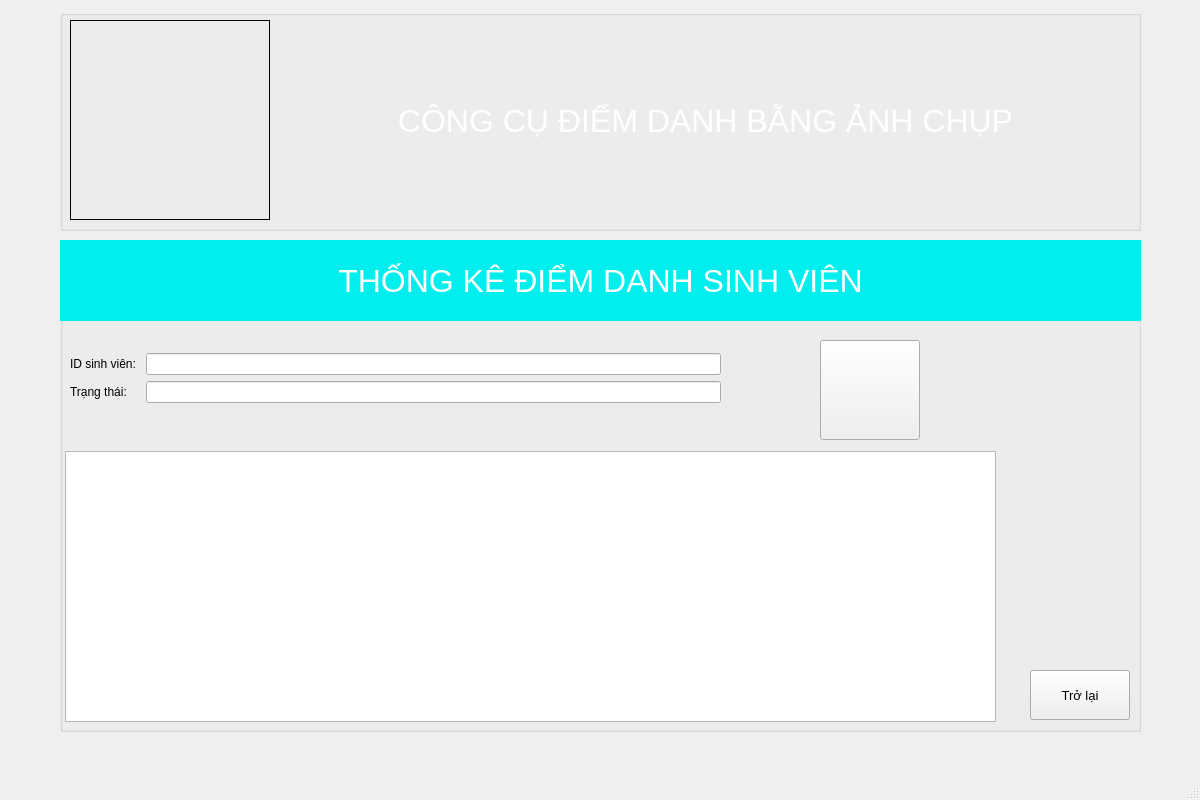
<?xml version="1.0" encoding="UTF-8"?>
<ui version="4.0">
 <class>MainWindow</class>
 <widget class="QMainWindow" name="MainWindow">
  <property name="geometry">
   <rect>
    <x>0</x>
    <y>0</y>
    <width>1200</width>
    <height>800</height>
   </rect>
  </property>
  <property name="windowTitle">
   <string>MainWindow</string>
  </property>
  <widget class="QWidget" name="centralwidget">
   <widget class="QGroupBox" name="groupBox_2">
    <property name="geometry">
     <rect>
      <x>60</x>
      <y>240</y>
      <width>1081</width>
      <height>492</height>
     </rect>
    </property>
    <property name="title">
     <string/>
    </property>
    <widget class="QLabel" name="label_3">
     <property name="geometry">
      <rect>
       <x>0</x>
       <y>0</y>
       <width>1081</width>
       <height>81</height>
      </rect>
     </property>
     <property name="font">
      <font>
       <family>MS Shell Dlg 2</family>
       <pointsize>24</pointsize>
       <weight>9</weight>
       <italic>false</italic>
       <bold>false</bold>
      </font>
     </property>
     <property name="layoutDirection">
      <enum>Qt::LeftToRight</enum>
     </property>
     <property name="styleSheet">
      <string notr="true">background-color: rgb(0, 238, 238);
font: 75 24pt &quot;MS Shell Dlg 2&quot;;
color: rgb(255, 255, 255);</string>
     </property>
     <property name="midLineWidth">
      <number>0</number>
     </property>
     <property name="text">
      <string>THỐNG KÊ ĐIỂM DANH SINH VIÊN</string>
     </property>
     <property name="alignment">
      <set>Qt::AlignCenter</set>
     </property>
    </widget>
    <widget class="QTableWidget" name="tblThongke">
     <property name="geometry">
      <rect>
       <x>5</x>
       <y>211</y>
       <width>931</width>
       <height>271</height>
      </rect>
     </property>
    </widget>
    <widget class="QWidget" name="formLayoutWidget">
     <property name="geometry">
      <rect>
       <x>10</x>
       <y>110</y>
       <width>651</width>
       <height>71</height>
      </rect>
     </property>
     <layout class="QFormLayout" name="formLayout">
      <property name="topMargin">
       <number>3</number>
      </property>
      <item row="0" column="0">
       <widget class="QLabel" name="lblNhapid">
        <property name="text">
         <string>ID sinh viên: </string>
        </property>
       </widget>
      </item>
      <item row="0" column="1">
       <widget class="QLineEdit" name="fiNhapid"/>
      </item>
      <item row="1" column="0">
       <widget class="QLabel" name="lblTrangthai">
        <property name="text">
         <string>Trạng thái: </string>
        </property>
       </widget>
      </item>
      <item row="1" column="1">
       <widget class="QLineEdit" name="fiTrangthai"/>
      </item>
     </layout>
    </widget>
    <widget class="QPushButton" name="btnThongke">
     <property name="geometry">
      <rect>
       <x>760</x>
       <y>100</y>
       <width>100</width>
       <height>100</height>
      </rect>
     </property>
     <property name="font">
      <font>
       <pointsize>10</pointsize>
       <weight>50</weight>
       <italic>false</italic>
       <bold>false</bold>
      </font>
     </property>
     <property name="styleSheet">
      <string notr="true">background-color: rgb(239, 239, 240);</string>
     </property>
     <property name="text">
      <string/>
     </property>
     <property name="icon">
      <iconset>
       <normaloff>C:/Users/Admin/Pictures/khuonmat/diagram_chart_report_statistics_analytics_growth_evolution_icon_261549.png</normaloff>C:/Users/Admin/Pictures/khuonmat/diagram_chart_report_statistics_analytics_growth_evolution_icon_261549.png</iconset>
     </property>
     <property name="iconSize">
      <size>
       <width>100</width>
       <height>100</height>
      </size>
     </property>
    </widget>
    <widget class="QPushButton" name="btnTrolai">
     <property name="geometry">
      <rect>
       <x>970</x>
       <y>430</y>
       <width>100</width>
       <height>50</height>
      </rect>
     </property>
     <property name="font">
      <font>
       <pointsize>10</pointsize>
      </font>
     </property>
     <property name="text">
      <string>Trở lại</string>
     </property>
    </widget>
   </widget>
   <widget class="QGroupBox" name="groupBox">
    <property name="geometry">
     <rect>
      <x>60</x>
      <y>10</y>
      <width>1081</width>
      <height>221</height>
     </rect>
    </property>
    <property name="title">
     <string/>
    </property>
    <widget class="QLabel" name="label">
     <property name="geometry">
      <rect>
       <x>10</x>
       <y>10</y>
       <width>200</width>
       <height>200</height>
      </rect>
     </property>
     <property name="frameShape">
      <enum>QFrame::Box</enum>
     </property>
     <property name="text">
      <string/>
     </property>
     <property name="pixmap">
      <pixmap>C:/Users/Admin/Pictures/khuonmat/mnt-design-logo-giao-duc-1130x570.jpg</pixmap>
     </property>
     <property name="scaledContents">
      <bool>true</bool>
     </property>
     <property name="alignment">
      <set>Qt::AlignCenter</set>
     </property>
    </widget>
    <widget class="QLabel" name="label_2">
     <property name="geometry">
      <rect>
       <x>220</x>
       <y>10</y>
       <width>851</width>
       <height>201</height>
      </rect>
     </property>
     <property name="font">
      <font>
       <family>MS Shell Dlg 2</family>
       <pointsize>24</pointsize>
       <weight>9</weight>
       <italic>false</italic>
       <bold>false</bold>
      </font>
     </property>
     <property name="styleSheet">
      <string notr="true">font: 75 24pt &quot;MS Shell Dlg 2&quot;;
color: rgb(255, 255, 255);</string>
     </property>
     <property name="text">
      <string>CÔNG CỤ ĐIỂM DANH BẰNG ẢNH CHỤP</string>
     </property>
     <property name="alignment">
      <set>Qt::AlignCenter</set>
     </property>
     <property name="buddy">
      <cstring></cstring>
     </property>
    </widget>
   </widget>
  </widget>
  <widget class="QMenuBar" name="menubar">
   <property name="geometry">
    <rect>
     <x>0</x>
     <y>0</y>
     <width>1200</width>
     <height>26</height>
    </rect>
   </property>
  </widget>
  <widget class="QStatusBar" name="statusbar"/>
 </widget>
 <resources/>
 <connections/>
</ui>
